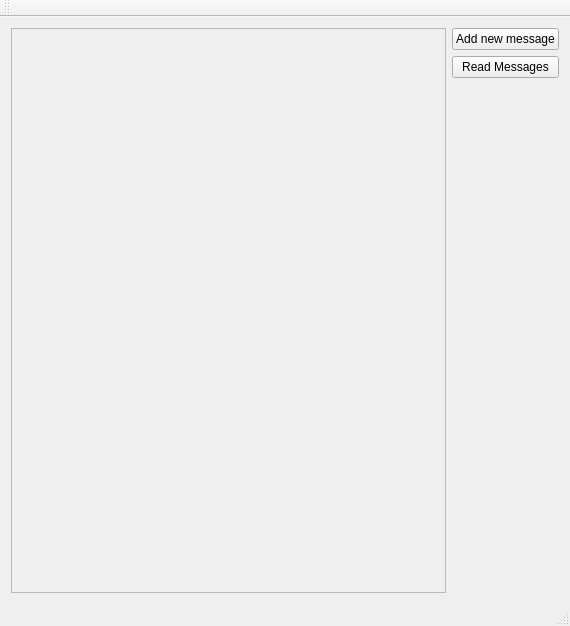
<?xml version="1.0" encoding="UTF-8"?>
<ui version="4.0">
 <class>interface</class>
 <widget class="QMainWindow" name="interface">
  <property name="geometry">
   <rect>
    <x>0</x>
    <y>0</y>
    <width>570</width>
    <height>626</height>
   </rect>
  </property>
  <property name="windowTitle">
   <string>interface</string>
  </property>
  <widget class="QWidget" name="centralWidget">
   <layout class="QGridLayout" name="gridLayout">
    <item row="0" column="0">
     <widget class="QScrollArea" name="scrollArea">
      <property name="widgetResizable">
       <bool>true</bool>
      </property>
      <widget class="QWidget" name="scrollAreaWidgetContents">
       <property name="geometry">
        <rect>
         <x>0</x>
         <y>0</y>
         <width>382</width>
         <height>538</height>
        </rect>
       </property>
       <layout class="QGridLayout" name="gridLayout_2">
        <item row="0" column="0">
         <layout class="QVBoxLayout" name="scrollLayout"/>
        </item>
       </layout>
      </widget>
     </widget>
    </item>
    <item row="0" column="1">
     <layout class="QVBoxLayout" name="verticalLayout">
      <item>
       <widget class="QPushButton" name="addMessaage">
        <property name="text">
         <string>Add new message</string>
        </property>
       </widget>
      </item>
      <item>
       <widget class="QPushButton" name="readMessages">
        <property name="text">
         <string>Read Messages</string>
        </property>
       </widget>
      </item>
      <item>
       <spacer name="verticalSpacer">
        <property name="orientation">
         <enum>Qt::Vertical</enum>
        </property>
        <property name="sizeHint" stdset="0">
         <size>
          <width>20</width>
          <height>40</height>
         </size>
        </property>
       </spacer>
      </item>
     </layout>
    </item>
   </layout>
  </widget>
  <widget class="QMenuBar" name="menuBar">
   <property name="geometry">
    <rect>
     <x>0</x>
     <y>0</y>
     <width>570</width>
     <height>22</height>
    </rect>
   </property>
  </widget>
  <widget class="QToolBar" name="mainToolBar">
   <attribute name="toolBarArea">
    <enum>TopToolBarArea</enum>
   </attribute>
   <attribute name="toolBarBreak">
    <bool>false</bool>
   </attribute>
  </widget>
  <widget class="QStatusBar" name="statusBar"/>
 </widget>
 <layoutdefault spacing="6" margin="11"/>
 <resources/>
 <connections/>
</ui>
